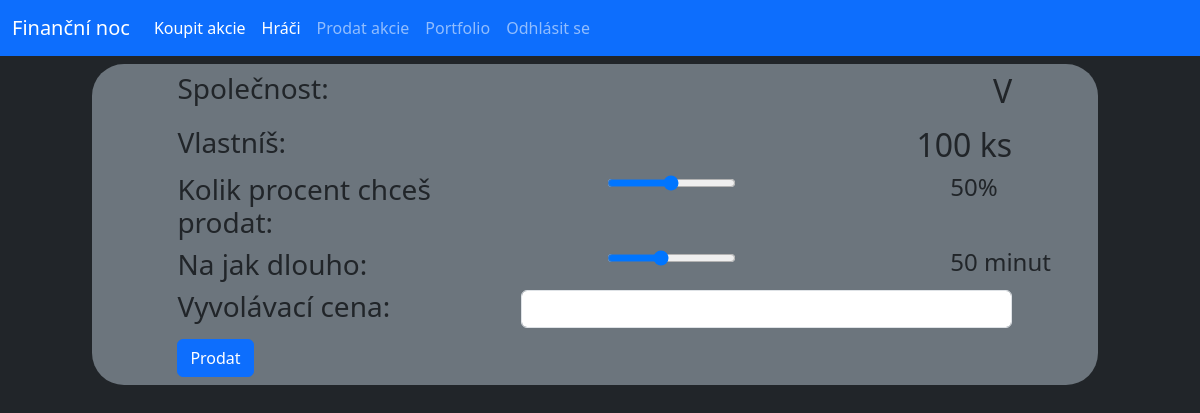
The app's page /sell/1 (signed in), older data.
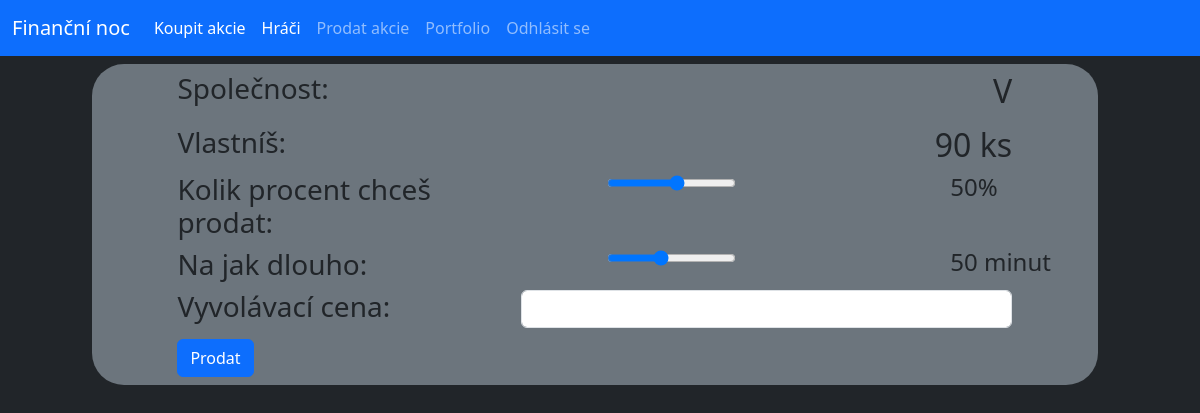
The same page, newer data.
### database.py (models this page shows, shortened)
class Stock(db.Model):
    _id = db.Column("id", db.Integer, primary_key=True)
    owner = db.Column(db.String(40))
    name = db.Column(db.String(40))
    percentage = db.Column(db.Integer)
    isSelling = db.Column(db.Boolean)
    dividend = db.Column(db.Integer)

### router.py (the view, shortened to what this page needs)
@app.route("/sell", methods=["GET"])
@app.route("/sell/<stock_id>", methods=["GET", "POST"])
def sellStock(stock_id=-1):
    if not "user" in session:
        return redirect(url_for("login"))
    if (request.method == "GET") and (int(stock_id) < 0):
        stocks = Stock.query.filter_by(owner=session["user"]).all()
        return render_template("sell.html", stocks=stocks, logged=True)
    elif (request.method == "GET") and (int(stock_id) >= 0):
        stock = Stock.query.filter_by(_id=stock_id).first()
        stocks = Stock.query.all()
        if stock.owner == session["user"]:
            return render_template("stockSell.html", stock=stock, logged=True)
        else:
            flash("Tuto akcii nevlastníš!")
            return redirect(url_for("home"))

### templates/stockSell.html (shortened to what this page needs)
{% extends "main.html" %}
{% block content %}
<div class="row py-2">
    <div class="col-offset-1 col-11">
        <div class="conteiner offset-1 bg-secondary rounded-5">
            <div class="row py-2">
                <div class="col-4 offset-1"><h3>Společnost:</h3></div>
                <div class="col-6"><h2 class="text-end">{{stock.name}}</h2></div>
            </div>
            <form action="#" method="POST">
                <div class="row">
                    <div class="col-4 offset-1"><h3>Vlastníš:</h3></div>
                    <div class="col-6"><h2 class="text-end">{{stock.percentage}} ks</h2></div>
                </div>
                <div class="row">
                    <div class="col-12 col-sm-4 offset-1"><h3>Kolik procent chceš prodat: </h3></div>
                    <div class="col-8 col-sm-4 offset-1"><input type="range" min="1" max="{{stock.percentage}}" value="50" class="slider" id="percent" name="percent"></div>
                    <div class="col-1 col-sm-2"><h4><span id="sliderValuePer"></span>%</h4></div>
                </div>
                <div class="row">
                    <div class="col-12 col-sm-4 offset-1"><h3>Na jak dlouho: </h3></div>
                    <div class="col-8 col-sm-4 offset-1"><input type="range" min="1" max="120" value="50" class="slider" id="minutes" name="minutes"></div>
                    <div class="col-1 col-sm-2" ><h4><span id="sliderValueMin"></span> minut</h4></div>
                </div>
                <div class="row">
                    <div class="col-4 offset-1"><h3>Vyvolávací cena: </h3></div>
                    <div class="col-6"><input type="price" class="form-control" id="price" name="price"></div>
                </div>
                <div class="row py-2">
                    <div class="col-4 offset-1">
                        <button type="submit" class="btn btn-primary">Prodat</button>
                    </div>
            </form>
            </div>
        </div>
    </div>
{% endblock %}

Row changes from the older to the newer data that the page shows:
changed Stock: percentage "100" → "90"
